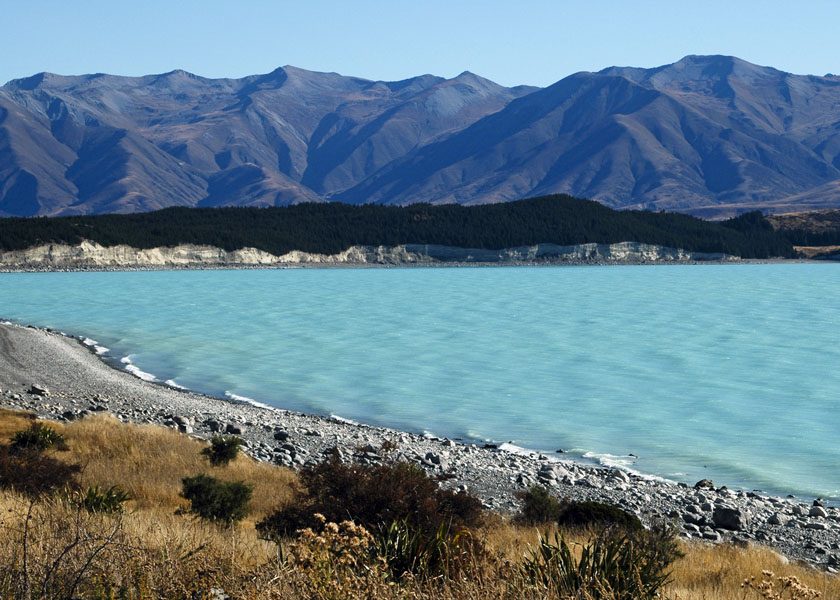
#> input picture Images/New_Zealand_Lake.jpg, 840 x 600 px, given in place of lena.jpg, which was not available
$ python opencv_ms_helper_test.py   (older library calls are emulated)
#> lines starting #> are read from the running program, lines starting #| are printed output that depends on the picture; pictures that were not available may be replaced by others from this repository, and a replacement may not be noted
### opencv_ms_helper.py
import os
import copy


class opencv_ms_helper:
    # def _init_(self):
    def __init__(self, opencvref, numpyref, blUseOptimizedCV2=False):
        self.cv2 = opencvref
        self.np = numpyref
        # opencvref.setUseOptimized(blUseOptimizedCV2)

    # [100 lines left out: functions _cutPicturesToSimilarSize, _getScaledHeightAndWidth, _makeSameSizeByScaling, _scaleFigures, _shiftAndAdd, shiftAndAdd and 2 more, not called in this run]

    def addPostFixToImageName(self, picLocation, postfix=""):
        pathname, extension = os.path.splitext(picLocation)
        return pathname + postfix + extension

    # [5 lines left out: function makeBinaryPictureAndSave, not called in this run]

    def __testAndGiveThreeDim(self, pic):
        if len(pic.shape) <= 2:
            pic = self.cv2.cvtColor(pic, self.cv2.COLOR_GRAY2BGR)
        return pic

    def __giveGrayImageThreeDim(self, pic1, pic2):
        return (self.__testAndGiveThreeDim(pic1),
                self.__testAndGiveThreeDim(pic2))

    # [12 lines left out: function shiftAndAddVertical, not called in this run]

    def shiftAndAddHorizontal(self, pic1, pic2):
        pic1, pic2 = self.__giveGrayImageThreeDim(pic1, pic2)
        pic1 = copy.deepcopy(pic1)
        pic2 = copy.deepcopy(pic2)

        h1, w1 = pic1.shape[:2]
        h2, w2 = pic2.shape[:2]
        pic_out = self.np.zeros((max(h1, h2), w1+w2, 3), dtype=self.np.uint8)
        pic_out[:, :] = (0, 0, 0)
        # [:,:,:3] to ignore a transparency channel
        pic_out[:h1, :w1, :3] = pic1[:, :, :3]
        pic_out[:h2, w1:(w1+w2), :3] = pic2[:, :, :3]
        # self.cv2.imshow("show from within shiftAndAddHorizontal", pic_out)
        return pic_out

    # [67 lines left out: functions combineFourImagesInQuadrant, shiftAndAddHorizontal3, scaleImage, makePyramids, shiftBinaryUDLR, applyGaussianBlur and 2 more, not called in this run]

    def applyNormalizationToFloatImage(self, pic):
        return self.cv2.normalize(pic, None, 255, 0, self.cv2.NORM_MINMAX,
                                  self.cv2.CV_8UC1)

    # [33 lines left out: function gradientColor, not called in this run]

### opencv_ms_helper_test.py
import cv2
import numpy as np
# from matplotlib import pyplot as plt
import opencv_ms_helper

h = opencv_ms_helper.opencv_ms_helper(cv2, np)


def _getPictures():
    path1 = "./Images/lena.jpg"
    pic1 = cv2.imread(path1,
                      cv2.IMREAD_UNCHANGED)  # color
    path2 = "./Images/colorful_umbrella.jpg"
    pic2 = cv2.imread(path2,
                      cv2.IMREAD_UNCHANGED)  # color
    return pic1, pic2, path1, path2


def _showResult(pic, title=""):
    cv2.imshow(title, pic)
    cv2.waitKey(0)
    cv2.destroyAllWindows()


def ShiftAndAdd_Test():
    pic1, pic2, _, _ = _getPictures()
    # pic1 = pic1[:, :, ::-1] ## only need when pyplot is used
    _showResult(h.shiftAndAdd(pic1, pic2, 1), 'shift and add picture')


def ShiftAndAddHorizontal_Test():
    pic1, pic2, _, _ = _getPictures()
#> in _getPictures, pic1 is the input picture: shape (600, 840, 3); mean B, G, R 140.2, 126.7, 100.9
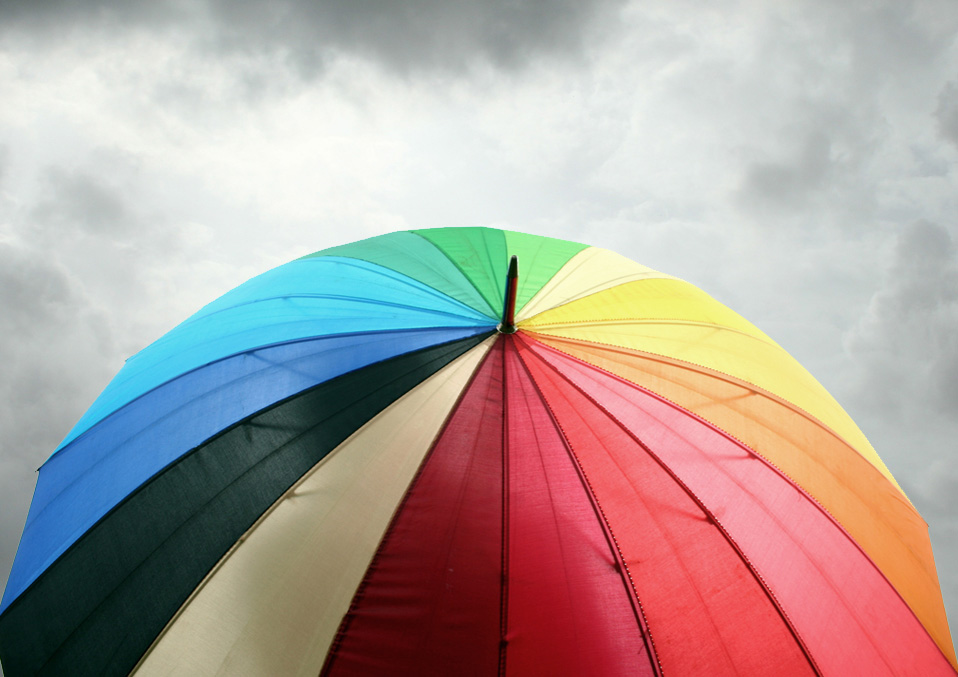
#> input picture Images/colorful_umbrella.jpg, 958 x 677 px
#> in _getPictures, pic2 is the input picture: shape (677, 958, 3); mean B, G, R 157.1, 161.5, 176.4
    # pic1 = pic1[:, :, ::-1] ## only need when pyplot is used
    _showResult(h.shiftAndAddHorizontal(
        pic1, pic2), 'shift and add picture')
#> in shiftAndAddHorizontal, `pic_out[:h1, :w1, :3] = pic1[:, :, :3]`:
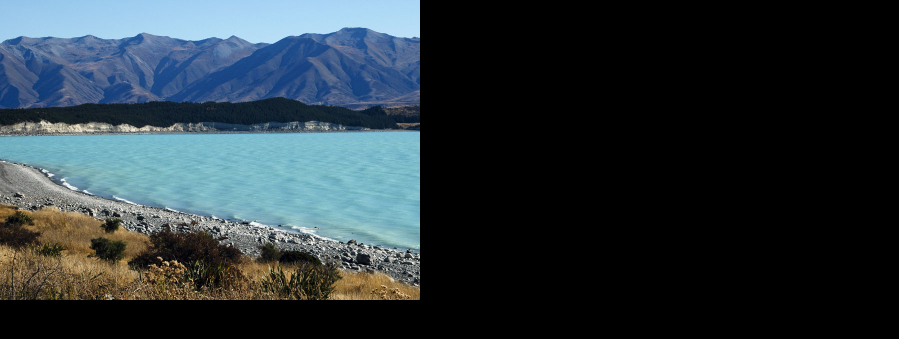
#> pic_out: shape (677, 1798, 3) (shown at 1/2 size); mean B, G, R 58, 52.5, 41.8
#> in shiftAndAddHorizontal, `pic_out[:h2, w1:(w1+w2), :3] = pic2[:, :, :3]`:
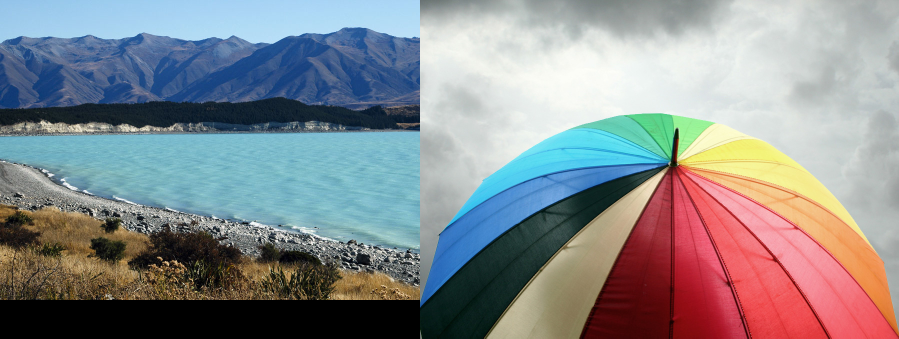
#> pic_out: shape (677, 1798, 3) (shown at 1/2 size); mean B, G, R 141.7, 138.5, 135.8


def getDifferenceBetweenPictures_Test():
    pic1, pic2, _, _ = _getPictures()
    pic2 = cv2.GaussianBlur(pic1, (5, 5), 1)
    picdiff = h.getDifferenceBetweenPictures(pic1, pic2)
    _showResult(picdiff, 'difference between picture and its blurred version')


def makeBinaryPicture_Test():
    pic1, pic2, _, _ = _getPictures()
    _showResult(h.makeBinaryPicture(pic1), 'black and white')


def makeBinaryPictureAndSave_Test():
    pic1, _, path1, _ = _getPictures()
    _showResult(h.makeBinaryPictureAndSave(pic1, path1), 'black and white')


ShiftAndAddHorizontal_Test()
# [4 lines of commented-out code are left out]
